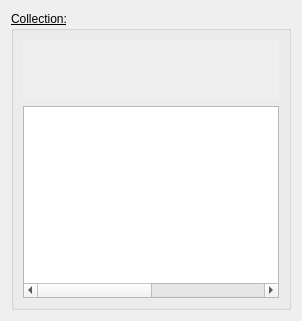
       <widget class="QWidget" name="libraryCollection">
        <attribute name="title">
         <string>Collections</string>
        </attribute>
        <layout class="QGridLayout" name="gridLayout_20">
         <item row="0" column="0">
          <widget class="QGroupBox" name="groupBox_collections">
           <property name="font">
            <font>
             <bold>false</bold>
             <underline>true</underline>
            </font>
           </property>
           <property name="title">
            <string>Collection:</string>
           </property>
           <layout class="QGridLayout" name="gridLayout_21">
            <item row="1" column="0">
             <widget class="QTableWidget" name="tableWidget_sgCollectionBrowser">
              <property name="font">
               <font>
                <pointsize>1</pointsize>
                <bold>false</bold>
                <underline>true</underline>
               </font>
              </property>
              <property name="contextMenuPolicy">
               <enum>Qt::ActionsContextMenu</enum>
              </property>
              <property name="iconSize">
               <size>
                <width>128</width>
                <height>128</height>
               </size>
              </property>
              <property name="textElideMode">
               <enum>Qt::ElideNone</enum>
              </property>
              <property name="showGrid">
               <bool>false</bool>
              </property>
              <property name="gridStyle">
               <enum>Qt::NoPen</enum>
              </property>
              <property name="sortingEnabled">
               <bool>false</bool>
              </property>
              <property name="columnCount">
               <number>2</number>
              </property>
              <attribute name="horizontalHeaderVisible">
               <bool>false</bool>
              </attribute>
              <attribute name="horizontalHeaderMinimumSectionSize">
               <number>128</number>
              </attribute>
              <attribute name="horizontalHeaderDefaultSectionSize">
               <number>128</number>
              </attribute>
              <attribute name="horizontalHeaderHighlightSections">
               <bool>false</bool>
              </attribute>
              <attribute name="verticalHeaderVisible">
               <bool>false</bool>
              </attribute>
              <attribute name="verticalHeaderMinimumSectionSize">
               <number>128</number>
              </attribute>
              <attribute name="verticalHeaderDefaultSectionSize">
               <number>128</number>
              </attribute>
              <column/>
              <column/>
             </widget>
            </item>
            <item row="0" column="0">
             <widget class="QLabel" name="label_sgCollection">
              <property name="sizePolicy">
               <sizepolicy hsizetype="Expanding" vsizetype="Maximum">
                <horstretch>0</horstretch>
                <verstretch>0</verstretch>
               </sizepolicy>
              </property>
              <property name="minimumSize">
               <size>
                <width>0</width>
                <height>60</height>
               </size>
              </property>
              <property name="maximumSize">
               <size>
                <width>16777215</width>
                <height>60</height>
               </size>
              </property>
              <property name="baseSize">
               <size>
                <width>641</width>
                <height>60</height>
               </size>
              </property>
              <property name="autoFillBackground">
               <bool>true</bool>
              </property>
              <property name="text">
               <string/>
              </property>
              <property name="scaledContents">
               <bool>false</bool>
              </property>
              <property name="alignment">
               <set>Qt::AlignLeading|Qt::AlignLeft|Qt::AlignTop</set>
              </property>
             </widget>
            </item>
           </layout>
          </widget>
         </item>
        </layout>
       </widget>
